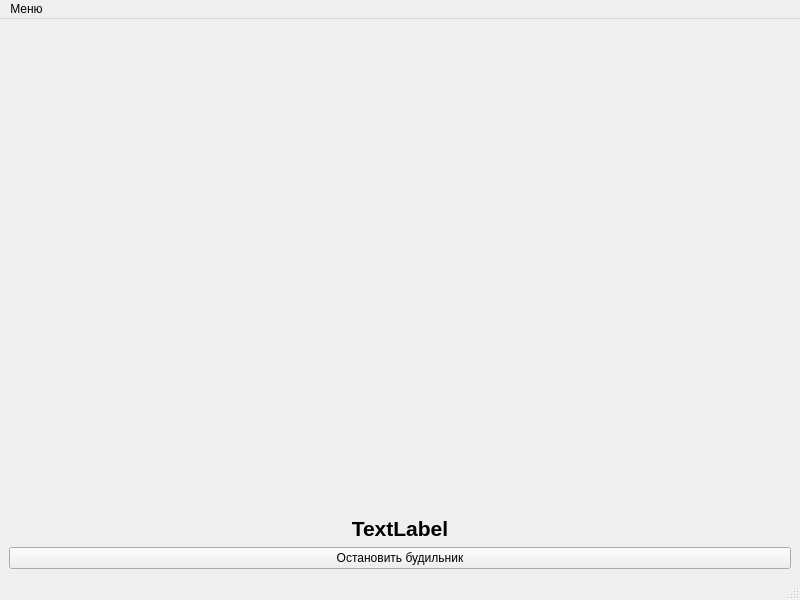
<?xml version="1.0" encoding="UTF-8"?>
<ui version="4.0">
 <class>ArrowClock</class>
 <widget class="QMainWindow" name="ArrowClock">
  <property name="geometry">
   <rect>
    <x>0</x>
    <y>0</y>
    <width>800</width>
    <height>600</height>
   </rect>
  </property>
  <property name="windowTitle">
   <string>ArrowClock</string>
  </property>
  <widget class="QWidget" name="centralwidget">
   <layout class="QGridLayout" name="gridLayout">
    <item row="2" column="0">
     <widget class="QPushButton" name="btn_stop_alarm">
      <property name="text">
       <string>Остановить будильник</string>
      </property>
     </widget>
    </item>
    <item row="0" column="0">
     <spacer name="verticalSpacer">
      <property name="orientation">
       <enum>Qt::Vertical</enum>
      </property>
      <property name="sizeHint" stdset="0">
       <size>
        <width>20</width>
        <height>40</height>
       </size>
      </property>
     </spacer>
    </item>
    <item row="1" column="0">
     <widget class="QLabel" name="lbl_alarm">
      <property name="font">
       <font>
        <bold>true</bold>
       </font>
      </property>
      <property name="layoutDirection">
       <enum>Qt::LeftToRight</enum>
      </property>
      <property name="text">
       <string>&lt;html&gt;&lt;head/&gt;&lt;body&gt;&lt;p align=&quot;center&quot;&gt;&lt;span style=&quot; font-size:16pt; font-weight:700;&quot;&gt;TextLabel&lt;/span&gt;&lt;/p&gt;&lt;/body&gt;&lt;/html&gt;</string>
      </property>
     </widget>
    </item>
   </layout>
  </widget>
  <widget class="QStatusBar" name="statusbar"/>
  <widget class="QMenuBar" name="menuBar">
   <property name="geometry">
    <rect>
     <x>0</x>
     <y>0</y>
     <width>800</width>
     <height>23</height>
    </rect>
   </property>
   <widget class="QMenu" name="menu">
    <property name="title">
     <string>Меню</string>
    </property>
    <addaction name="action_change_time"/>
    <addaction name="action_dark_theme"/>
    <addaction name="action_setAlarm"/>
   </widget>
   <addaction name="menu"/>
  </widget>
  <action name="action_change_time">
   <property name="checkable">
    <bool>false</bool>
   </property>
   <property name="text">
    <string>Установить время</string>
   </property>
  </action>
  <action name="action_dark_theme">
   <property name="checkable">
    <bool>false</bool>
   </property>
   <property name="text">
    <string>Выбрать тему</string>
   </property>
  </action>
  <action name="action_setAlarm">
   <property name="text">
    <string>Установить будильник</string>
   </property>
  </action>
 </widget>
 <resources/>
 <connections/>
</ui>
